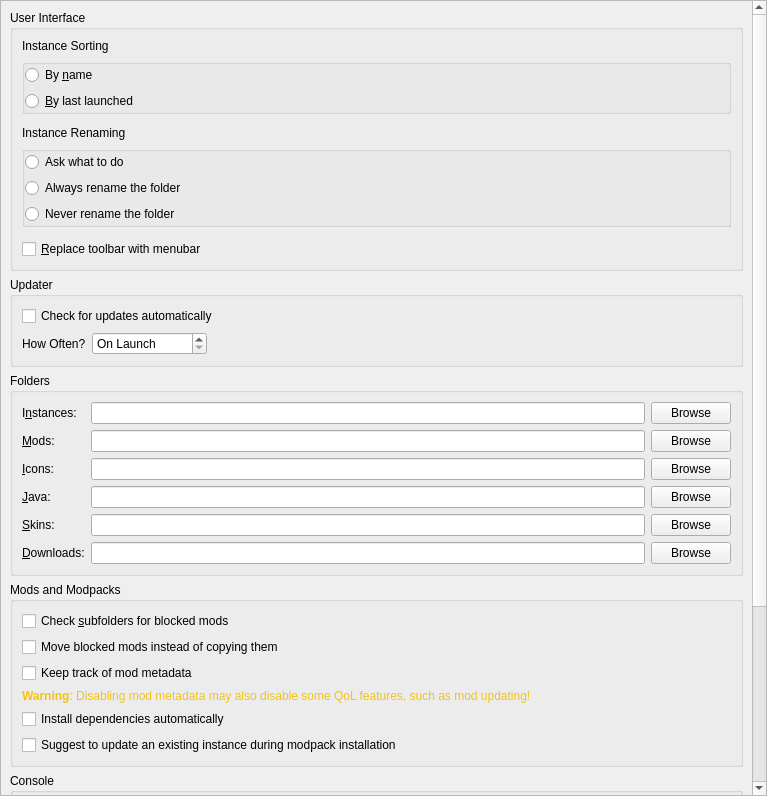
<?xml version="1.0" encoding="UTF-8"?>
<ui version="4.0">
 <class>LauncherPage</class>
 <widget class="QWidget" name="LauncherPage">
  <property name="geometry">
   <rect>
    <x>0</x>
    <y>0</y>
    <width>767</width>
    <height>796</height>
   </rect>
  </property>
  <property name="sizePolicy">
   <sizepolicy hsizetype="MinimumExpanding" vsizetype="MinimumExpanding">
    <horstretch>0</horstretch>
    <verstretch>0</verstretch>
   </sizepolicy>
  </property>
  <layout class="QVBoxLayout" name="verticalLayout">
   <property name="leftMargin">
    <number>0</number>
   </property>
   <property name="topMargin">
    <number>0</number>
   </property>
   <property name="rightMargin">
    <number>0</number>
   </property>
   <property name="bottomMargin">
    <number>0</number>
   </property>
   <item>
    <widget class="QScrollArea" name="scrollArea">
     <property name="horizontalScrollBarPolicy">
      <enum>Qt::ScrollBarPolicy::ScrollBarAsNeeded</enum>
     </property>
     <property name="widgetResizable">
      <bool>true</bool>
     </property>
     <widget class="QWidget" name="scrollAreaWidgetContents">
      <property name="geometry">
       <rect>
        <x>0</x>
        <y>0</y>
        <width>746</width>
        <height>1202</height>
       </rect>
      </property>
      <layout class="QVBoxLayout" name="verticalLayout_8">
       <item>
        <widget class="QGroupBox" name="userInterfaceBox">
         <property name="enabled">
          <bool>true</bool>
         </property>
         <property name="title">
          <string>User Interface</string>
         </property>
         <layout class="QVBoxLayout" name="verticalLayout_2">
          <item>
           <widget class="QLabel" name="instanceSortingLabel">
            <property name="text">
             <string>Instance Sorting</string>
            </property>
           </widget>
          </item>
          <item>
           <widget class="QGroupBox" name="instanceSortBox">
            <property name="title">
             <string/>
            </property>
            <property name="flat">
             <bool>true</bool>
            </property>
            <layout class="QVBoxLayout" name="verticalLayout_3">
             <property name="leftMargin">
              <number>0</number>
             </property>
             <property name="topMargin">
              <number>0</number>
             </property>
             <property name="rightMargin">
              <number>0</number>
             </property>
             <property name="bottomMargin">
              <number>0</number>
             </property>
             <item>
              <widget class="QRadioButton" name="sortByNameBtn">
               <property name="text">
                <string>By &amp;name</string>
               </property>
               <attribute name="buttonGroup">
                <string notr="true">sortingModeGroup</string>
               </attribute>
              </widget>
             </item>
             <item>
              <widget class="QRadioButton" name="sortLastLaunchedBtn">
               <property name="text">
                <string>&amp;By last launched</string>
               </property>
               <attribute name="buttonGroup">
                <string notr="true">sortingModeGroup</string>
               </attribute>
              </widget>
             </item>
            </layout>
           </widget>
          </item>
          <item>
           <spacer name="verticalSpacer">
            <property name="orientation">
             <enum>Qt::Orientation::Vertical</enum>
            </property>
            <property name="sizeType">
             <enum>QSizePolicy::Policy::Fixed</enum>
            </property>
            <property name="sizeHint" stdset="0">
             <size>
              <width>0</width>
              <height>6</height>
             </size>
            </property>
           </spacer>
          </item>
          <item>
           <widget class="QLabel" name="renamingBehaviorLabel">
            <property name="text">
             <string>Instance Renaming</string>
            </property>
           </widget>
          </item>
          <item>
           <widget class="QGroupBox" name="groupBox">
            <property name="title">
             <string/>
            </property>
            <property name="flat">
             <bool>true</bool>
            </property>
            <layout class="QVBoxLayout" name="verticalLayout_5">
             <property name="leftMargin">
              <number>0</number>
             </property>
             <property name="topMargin">
              <number>0</number>
             </property>
             <property name="rightMargin">
              <number>0</number>
             </property>
             <property name="bottomMargin">
              <number>0</number>
             </property>
             <item>
              <widget class="QRadioButton" name="askToRenameDirBtn">
               <property name="text">
                <string>Ask what to do</string>
               </property>
              </widget>
             </item>
             <item>
              <widget class="QRadioButton" name="alwaysRenameDirBtn">
               <property name="text">
                <string>Always rename the folder</string>
               </property>
              </widget>
             </item>
             <item>
              <widget class="QRadioButton" name="neverRenameDirBtn">
               <property name="text">
                <string>Never rename the folder</string>
               </property>
              </widget>
             </item>
            </layout>
           </widget>
          </item>
          <item>
           <spacer name="verticalSpacer_2">
            <property name="orientation">
             <enum>Qt::Orientation::Vertical</enum>
            </property>
            <property name="sizeType">
             <enum>QSizePolicy::Policy::Fixed</enum>
            </property>
            <property name="sizeHint" stdset="0">
             <size>
              <width>0</width>
              <height>6</height>
             </size>
            </property>
           </spacer>
          </item>
          <item>
           <widget class="QCheckBox" name="preferMenuBarCheckBox">
            <property name="toolTip">
             <string>The menubar is more friendly for keyboard-driven interaction.</string>
            </property>
            <property name="text">
             <string>&amp;Replace toolbar with menubar</string>
            </property>
           </widget>
          </item>
         </layout>
        </widget>
       </item>
       <item>
        <widget class="QGroupBox" name="updateSettingsBox">
         <property name="title">
          <string>Updater</string>
         </property>
         <layout class="QGridLayout" name="gridLayout_2">
          <item row="1" column="0">
           <layout class="QHBoxLayout" name="horizontalLayout_2">
            <item>
             <widget class="QLabel" name="updateIntervalLabel">
              <property name="text">
               <string>How Often?</string>
              </property>
             </widget>
            </item>
            <item>
             <widget class="QSpinBox" name="updateIntervalSpinBox">
              <property name="sizePolicy">
               <sizepolicy hsizetype="Maximum" vsizetype="Fixed">
                <horstretch>0</horstretch>
                <verstretch>0</verstretch>
               </sizepolicy>
              </property>
              <property name="toolTip">
               <string>Set to 0 to only check on launch</string>
              </property>
              <property name="specialValueText">
               <string>On Launch</string>
              </property>
              <property name="suffix">
               <string> hours</string>
              </property>
              <property name="prefix">
               <string>Every </string>
              </property>
              <property name="minimum">
               <number>0</number>
              </property>
              <property name="maximum">
               <number>168</number>
              </property>
             </widget>
            </item>
            <item>
             <spacer name="horizontalSpacer">
              <property name="orientation">
               <enum>Qt::Orientation::Horizontal</enum>
              </property>
              <property name="sizeHint" stdset="0">
               <size>
                <width>0</width>
                <height>0</height>
               </size>
              </property>
             </spacer>
            </item>
           </layout>
          </item>
          <item row="0" column="0" colspan="2">
           <widget class="QCheckBox" name="autoUpdateCheckBox">
            <property name="text">
             <string>Check for updates automatically</string>
            </property>
           </widget>
          </item>
         </layout>
        </widget>
       </item>
       <item>
        <widget class="QGroupBox" name="foldersBox">
         <property name="title">
          <string>Folders</string>
         </property>
         <layout class="QGridLayout" name="gridLayout">
          <item row="4" column="1">
           <widget class="QLineEdit" name="skinsDirTextBox"/>
          </item>
          <item row="4" column="2">
           <widget class="QPushButton" name="skinsDirBrowseBtn">
            <property name="text">
             <string>Browse</string>
            </property>
           </widget>
          </item>
          <item row="3" column="0">
           <widget class="QLabel" name="labelJavaDir">
            <property name="text">
             <string>&amp;Java:</string>
            </property>
            <property name="buddy">
             <cstring>javaDirTextBox</cstring>
            </property>
           </widget>
          </item>
          <item row="2" column="2">
           <widget class="QPushButton" name="iconsDirBrowseBtn">
            <property name="text">
             <string>Browse</string>
            </property>
           </widget>
          </item>
          <item row="4" column="0">
           <widget class="QLabel" name="labelSkinsDir">
            <property name="text">
             <string>&amp;Skins:</string>
            </property>
            <property name="buddy">
             <cstring>skinsDirTextBox</cstring>
            </property>
           </widget>
          </item>
          <item row="1" column="0">
           <widget class="QLabel" name="labelModsDir">
            <property name="text">
             <string>&amp;Mods:</string>
            </property>
            <property name="buddy">
             <cstring>modsDirTextBox</cstring>
            </property>
           </widget>
          </item>
          <item row="3" column="2">
           <widget class="QPushButton" name="javaDirBrowseBtn">
            <property name="text">
             <string>Browse</string>
            </property>
           </widget>
          </item>
          <item row="5" column="0">
           <widget class="QLabel" name="labelDownloadsDir">
            <property name="text">
             <string>&amp;Downloads:</string>
            </property>
            <property name="buddy">
             <cstring>downloadsDirTextBox</cstring>
            </property>
           </widget>
          </item>
          <item row="5" column="1">
           <widget class="QLineEdit" name="downloadsDirTextBox"/>
          </item>
          <item row="1" column="1">
           <widget class="QLineEdit" name="modsDirTextBox"/>
          </item>
          <item row="0" column="0">
           <widget class="QLabel" name="labelInstDir">
            <property name="text">
             <string>I&amp;nstances:</string>
            </property>
            <property name="buddy">
             <cstring>instDirTextBox</cstring>
            </property>
           </widget>
          </item>
          <item row="0" column="2">
           <widget class="QPushButton" name="instDirBrowseBtn">
            <property name="text">
             <string>Browse</string>
            </property>
           </widget>
          </item>
          <item row="5" column="2">
           <widget class="QPushButton" name="downloadsDirBrowseBtn">
            <property name="text">
             <string>Browse</string>
            </property>
           </widget>
          </item>
          <item row="0" column="1">
           <widget class="QLineEdit" name="instDirTextBox"/>
          </item>
          <item row="1" column="2">
           <widget class="QPushButton" name="modsDirBrowseBtn">
            <property name="text">
             <string>Browse</string>
            </property>
           </widget>
          </item>
          <item row="3" column="1">
           <widget class="QLineEdit" name="javaDirTextBox"/>
          </item>
          <item row="2" column="1">
           <widget class="QLineEdit" name="iconsDirTextBox"/>
          </item>
          <item row="2" column="0">
           <widget class="QLabel" name="labelIconsDir">
            <property name="text">
             <string>&amp;Icons:</string>
            </property>
            <property name="buddy">
             <cstring>iconsDirTextBox</cstring>
            </property>
           </widget>
          </item>
         </layout>
        </widget>
       </item>
       <item>
        <widget class="QGroupBox" name="modsBox">
         <property name="title">
          <string>Mods and Modpacks</string>
         </property>
         <layout class="QVBoxLayout" name="verticalLayout_4">
          <item>
           <widget class="QCheckBox" name="downloadsDirWatchRecursiveCheckBox">
            <property name="toolTip">
             <string>When enabled, in addition to the downloads folder, its sub folders will also be searched when looking for resources (e.g. when looking for blocked mods on CurseForge).</string>
            </property>
            <property name="text">
             <string>Check &amp;subfolders for blocked mods</string>
            </property>
           </widget>
          </item>
          <item>
           <widget class="QCheckBox" name="downloadsDirMoveCheckBox">
            <property name="toolTip">
             <string>When enabled, it will move blocked resources instead of copying them.</string>
            </property>
            <property name="text">
             <string>Move blocked mods instead of copying them</string>
            </property>
           </widget>
          </item>
          <item>
           <widget class="QCheckBox" name="metadataEnableBtn">
            <property name="toolTip">
             <string>Store version information provided by mod providers (like Modrinth or CurseForge) for mods.</string>
            </property>
            <property name="text">
             <string>Keep track of mod metadata</string>
            </property>
           </widget>
          </item>
          <item>
           <widget class="QLabel" name="metadataWarningLabel">
            <property name="text">
             <string>&lt;html&gt;&lt;head/&gt;&lt;body&gt;&lt;p&gt;&lt;span style=&quot; font-weight:600; color:#f5c211;&quot;&gt;Warning&lt;/span&gt;&lt;span style=&quot; color:#f5c211;&quot;&gt;: Disabling mod metadata may also disable some QoL features, such as mod updating!&lt;/span&gt;&lt;/p&gt;&lt;/body&gt;&lt;/html&gt;</string>
            </property>
            <property name="wordWrap">
             <bool>true</bool>
            </property>
           </widget>
          </item>
          <item>
           <widget class="QCheckBox" name="dependenciesEnableBtn">
            <property name="toolTip">
             <string>Automatically detect, install, and update mod dependencies.</string>
            </property>
            <property name="text">
             <string>Install dependencies automatically</string>
            </property>
           </widget>
          </item>
          <item>
           <widget class="QCheckBox" name="modpackUpdatePromptBtn">
            <property name="toolTip">
             <string>When creating a new modpack instance, suggest updating an existing instance instead.</string>
            </property>
            <property name="text">
             <string>Suggest to update an existing instance during modpack installation</string>
            </property>
           </widget>
          </item>
         </layout>
        </widget>
       </item>
       <item>
        <widget class="QGroupBox" name="groupBox_2">
         <property name="title">
          <string>Console</string>
         </property>
         <layout class="QFormLayout" name="formLayout">
          <property name="labelAlignment">
           <set>Qt::AlignmentFlag::AlignLeading|Qt::AlignmentFlag::AlignLeft|Qt::AlignmentFlag::AlignVCenter</set>
          </property>
          <item row="0" column="0">
           <widget class="QLabel" name="lineLimitLabel">
            <property name="sizePolicy">
             <sizepolicy hsizetype="Maximum" vsizetype="Preferred">
              <horstretch>0</horstretch>
              <verstretch>0</verstretch>
             </sizepolicy>
            </property>
            <property name="text">
             <string>Log History &amp;Limit:</string>
            </property>
            <property name="buddy">
             <cstring>lineLimitSpinBox</cstring>
            </property>
           </widget>
          </item>
          <item row="0" column="1">
           <widget class="QSpinBox" name="lineLimitSpinBox">
            <property name="sizePolicy">
             <sizepolicy hsizetype="Maximum" vsizetype="Fixed">
              <horstretch>0</horstretch>
              <verstretch>0</verstretch>
             </sizepolicy>
            </property>
            <property name="suffix">
             <string> lines</string>
            </property>
            <property name="minimum">
             <number>10000</number>
            </property>
            <property name="maximum">
             <number>1000000</number>
            </property>
            <property name="singleStep">
             <number>10000</number>
            </property>
            <property name="value">
             <number>100000</number>
            </property>
           </widget>
          </item>
          <item row="1" column="0" colspan="2">
           <widget class="QCheckBox" name="checkStopLogging">
            <property name="text">
             <string>&amp;Stop logging when log overflows</string>
            </property>
           </widget>
          </item>
         </layout>
        </widget>
       </item>
       <item>
        <widget class="QGroupBox" name="tasksBox">
         <property name="title">
          <string>Tasks</string>
         </property>
         <layout class="QGridLayout" name="gridLayout_3">
          <item row="2" column="1">
           <widget class="QSpinBox" name="numberOfManualRetriesSpinBox">
            <property name="sizePolicy">
             <sizepolicy hsizetype="Maximum" vsizetype="Fixed">
              <horstretch>0</horstretch>
              <verstretch>0</verstretch>
             </sizepolicy>
            </property>
            <property name="minimumSize">
             <size>
              <width>60</width>
              <height>0</height>
             </size>
            </property>
            <property name="minimum">
             <number>0</number>
            </property>
           </widget>
          </item>
          <item row="1" column="1">
           <widget class="QSpinBox" name="numberOfConcurrentDownloadsSpinBox">
            <property name="sizePolicy">
             <sizepolicy hsizetype="Maximum" vsizetype="Fixed">
              <horstretch>0</horstretch>
              <verstretch>0</verstretch>
             </sizepolicy>
            </property>
            <property name="minimumSize">
             <size>
              <width>60</width>
              <height>0</height>
             </size>
            </property>
            <property name="minimum">
             <number>1</number>
            </property>
           </widget>
          </item>
          <item row="3" column="1">
           <widget class="QSpinBox" name="timeoutSecondsSpinBox">
            <property name="sizePolicy">
             <sizepolicy hsizetype="Maximum" vsizetype="Fixed">
              <horstretch>0</horstretch>
              <verstretch>0</verstretch>
             </sizepolicy>
            </property>
            <property name="minimumSize">
             <size>
              <width>60</width>
              <height>0</height>
             </size>
            </property>
            <property name="suffix">
             <string>s</string>
            </property>
           </widget>
          </item>
          <item row="2" column="0">
           <widget class="QLabel" name="numberOfManualRetriesLabel">
            <property name="text">
             <string>Retry Limit:</string>
            </property>
           </widget>
          </item>
          <item row="1" column="0">
           <widget class="QLabel" name="numberOfConcurrentDownloadsLabel">
            <property name="text">
             <string>Concurrent Download Limit:</string>
            </property>
           </widget>
          </item>
          <item row="3" column="0">
           <widget class="QLabel" name="timeoutSecondsLabel">
            <property name="toolTip">
             <string>Seconds to wait until the requests are terminated</string>
            </property>
            <property name="text">
             <string>HTTP Timeout:</string>
            </property>
           </widget>
          </item>
          <item row="0" column="1">
           <widget class="QSpinBox" name="numberOfConcurrentTasksSpinBox">
            <property name="sizePolicy">
             <sizepolicy hsizetype="Maximum" vsizetype="Fixed">
              <horstretch>0</horstretch>
              <verstretch>0</verstretch>
             </sizepolicy>
            </property>
            <property name="minimumSize">
             <size>
              <width>60</width>
              <height>0</height>
             </size>
            </property>
            <property name="minimum">
             <number>1</number>
            </property>
           </widget>
          </item>
          <item row="0" column="0">
           <widget class="QLabel" name="numberOfConcurrentTasksLabel">
            <property name="text">
             <string>Concurrent Task Limit:</string>
            </property>
           </widget>
          </item>
          <item row="0" column="2">
           <spacer name="horizontalSpacer_2">
            <property name="orientation">
             <enum>Qt::Orientation::Horizontal</enum>
            </property>
            <property name="sizeHint" stdset="0">
             <size>
              <width>0</width>
              <height>0</height>
             </size>
            </property>
           </spacer>
          </item>
         </layout>
        </widget>
       </item>
       <item>
        <spacer name="verticalSpacer_FeaturesTab">
         <property name="orientation">
          <enum>Qt::Orientation::Vertical</enum>
         </property>
         <property name="sizeHint" stdset="0">
          <size>
           <width>0</width>
           <height>0</height>
          </size>
         </property>
        </spacer>
       </item>
      </layout>
     </widget>
    </widget>
   </item>
  </layout>
 </widget>
 <tabstops>
  <tabstop>scrollArea</tabstop>
  <tabstop>preferMenuBarCheckBox</tabstop>
  <tabstop>autoUpdateCheckBox</tabstop>
  <tabstop>updateIntervalSpinBox</tabstop>
  <tabstop>instDirTextBox</tabstop>
  <tabstop>instDirBrowseBtn</tabstop>
  <tabstop>modsDirTextBox</tabstop>
  <tabstop>modsDirBrowseBtn</tabstop>
  <tabstop>iconsDirTextBox</tabstop>
  <tabstop>iconsDirBrowseBtn</tabstop>
  <tabstop>javaDirTextBox</tabstop>
  <tabstop>javaDirBrowseBtn</tabstop>
  <tabstop>skinsDirTextBox</tabstop>
  <tabstop>skinsDirBrowseBtn</tabstop>
  <tabstop>downloadsDirTextBox</tabstop>
  <tabstop>downloadsDirBrowseBtn</tabstop>
  <tabstop>downloadsDirWatchRecursiveCheckBox</tabstop>
  <tabstop>downloadsDirMoveCheckBox</tabstop>
  <tabstop>metadataEnableBtn</tabstop>
  <tabstop>dependenciesEnableBtn</tabstop>
  <tabstop>modpackUpdatePromptBtn</tabstop>
  <tabstop>lineLimitSpinBox</tabstop>
  <tabstop>checkStopLogging</tabstop>
  <tabstop>numberOfConcurrentTasksSpinBox</tabstop>
  <tabstop>numberOfConcurrentDownloadsSpinBox</tabstop>
  <tabstop>numberOfManualRetriesSpinBox</tabstop>
  <tabstop>timeoutSecondsSpinBox</tabstop>
 </tabstops>
 <resources/>
 <connections/>
 <buttongroups>
  <buttongroup name="sortingModeGroup"/>
 </buttongroups>
</ui>
